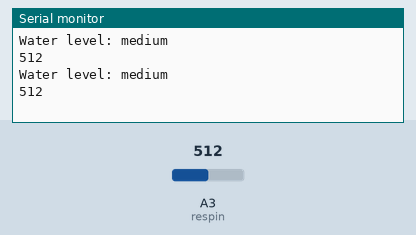
Simulated run of this sketch. Board: Arduino Uno, built with avr-gcc and run on an emulated ATmega328P. On the bench: the last lines printed to the serial monitor. The test bench sets the inputs (shaded band); at power-on: A3 (respin) = 512.

Above: at 1.8 s.
1.9 s: A3 (respin) set to 490
At 2.4 s:
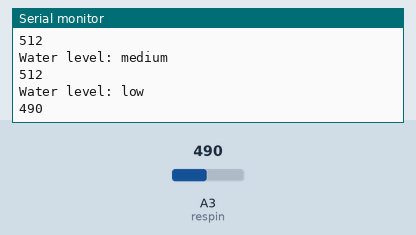
4.5 s: A3 (respin) set to 709
At 5.8 s:
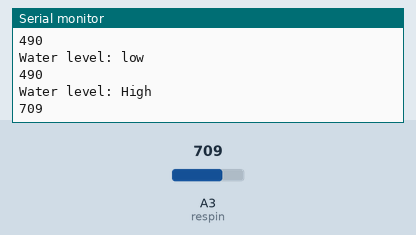
7.5 s: A3 (respin) set to 90
At 8.8 s:
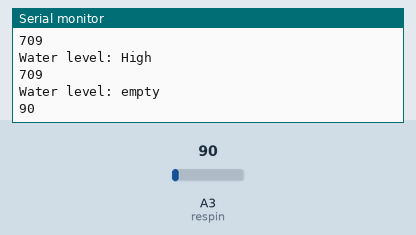
Timing chart, 0 to 10.5 s (numbered marks = the images above; inputs shaded):
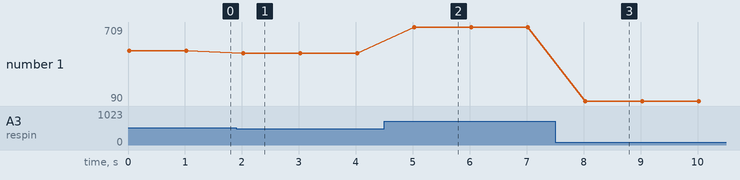

The sketch:

testing_water_level.ino
```cpp
int resval = 0;  // holds the value
int respin = A3; // sensor pin used

void setup() {

  // start the serial console
  Serial.begin(9600);
}

void loop() {

  resval = analogRead(respin); //Read data from analog pin and store it to resval variable

  if (resval<=100){
    Serial.println("Water level: empty");
    Serial.println(resval);
  }
  else if (resval>100 && resval<=499){
    Serial.println("Water level: low");
    Serial.println(resval); }
  else if (resval>500 && resval<=699){
    Serial.println("Water level: medium");
    Serial.println(resval); }
  else if (resval>700){
    Serial.println("Water level: High");
    Serial.println(resval);
  }
  delay(1000);
}
```

Measured:
- after the input at 1.9 s, the serial monitor: prints a new line after 0.10 s (image 1)
- after the input at 4.5 s, the serial monitor: prints a new line after 0.50 s (image 2)
- after the input at 7.5 s, the serial monitor: prints a new line after 0.50 s (image 3)
- plotted number 1: 512 → 490 after the input at 1.9 s, 490 → 709 after the input at 4.5 s, 709 → 90 after the input at 7.5 s
